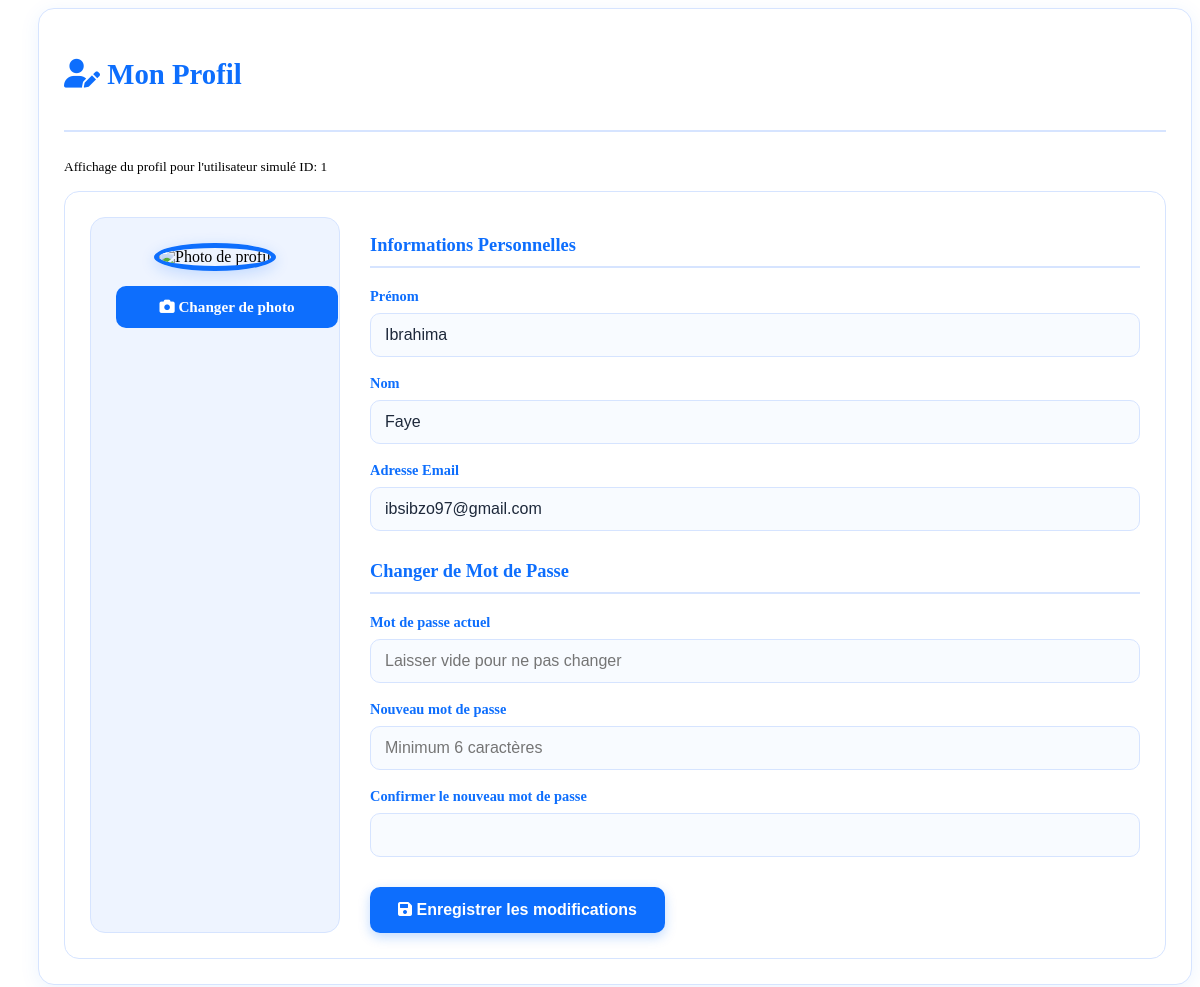
The page /dashboard/etudiant/profil.php on the database its author committed.
### tables this page shows
CREATE TABLE IF NOT EXISTS `utilisateurs` (
  `id` int NOT NULL AUTO_INCREMENT,
  `nom` varchar(100) DEFAULT NULL,
  `prenom` varchar(100) DEFAULT NULL,
  `email` varchar(100) DEFAULT NULL,
  `mot_de_passe` varchar(255) DEFAULT NULL,
  `role` enum('admin','etudiant','enseignant') DEFAULT NULL,
  `photo` varchar(255) DEFAULT NULL,
  `date_inscription` datetime DEFAULT CURRENT_TIMESTAMP,
  PRIMARY KEY (`id`),
  UNIQUE KEY `email` (`email`)
);

### dashboard/etudiant/profil.php (the view, shortened to what this page needs)
<?php
$database = new Database();
$conn = $database->connect();
function get_user_profile_data($db_conn, $id_utilisateur) {
    $stmt = $db_conn->prepare("
        SELECT u.id as utilisateur_id, u.nom, u.prenom, u.email, u.photo, u.role,
               e.id as etudiant_id, e.matricule, e.id_classe,
               c.nom_classe, c.niveau,
               f.nom_filiere
        FROM utilisateurs u
        LEFT JOIN etudiants e ON u.id = e.id_utilisateur AND u.role = 'etudiant'
        LEFT JOIN classes c ON e.id_classe = c.id
        LEFT JOIN filieres f ON c.id_filiere = f.id
        WHERE u.id = :id_utilisateur
    ");
    $stmt->bindParam(':id_utilisateur', $id_utilisateur, PDO::PARAM_INT);
    $stmt->execute();
    return $stmt->fetch(PDO::FETCH_ASSOC);
}
$profile_data = get_user_profile_data($conn, SIMULATED_UTILISATEUR_ID_PROFIL);
?>
<!DOCTYPE html>
<html lang="fr">
<head>
    <link rel="stylesheet" href="../../assets/css/style.css">
    <link rel="stylesheet" href="https://cdnjs.cloudflare.com/ajax/libs/font-awesome/6.0.0-beta3/css/all.min.css">
</head>
<body>
    <div class="dashboard-container">
        <div class="main-wrapper">
            <main class="content-area">
                <div class="main-column" style="width: 100%;">
                     <div class="page-container">
                        <div class="page-header">
                            <h2><i class="fas fa-user-edit"></i> Mon Profil</h2>
                        </div>
                        <p><small>Affichage du profil pour l'utilisateur simulé ID: <?php echo SIMULATED_UTILISATEUR_ID_PROFIL; ?></small></p>
                        <?php if ($profile_data): ?>
                        <form action="profil.php" method="POST" enctype="multipart/form-data" class="profile-form">
                            <div class="profile-grid">
                                <div class="profile-avatar-section">
                                    <img src="<?php echo !empty($profile_data['photo']) ? '../../uploads/profiles/' . htmlspecialchars($profile_data['photo']) : '../../assets/images/default_avatar.png'; ?>" alt="Photo de profil">
                                    <label for="profile_photo_input" class="change-photo-btn">
                                        <i class="fas fa-camera"></i> Changer de photo
                                    </label>
                                </div>
                                <div class="profile-details-section">
                                    <div class="form-section">
                                        <h3>Informations Personnelles</h3>
                                        <div class="form-group">
                                            <label for="prenom">Prénom</label>
                                            <input type="text" id="prenom" name="prenom" value="<?php echo htmlspecialchars($profile_data['prenom']); ?>" required>
                                        </div>
                                        <div class="form-group">
                                            <label for="nom">Nom</label>
                                            <input type="text" id="nom" name="nom" value="<?php echo htmlspecialchars($profile_data['nom']); ?>" required>
                                        </div>
                                        <div class="form-group">
                                            <label for="email">Adresse Email</label>
                                            <input type="email" id="email" name="email" value="<?php echo htmlspecialchars($profile_data['email']); ?>" required>
                                        </div>
                                    </div>
                                    <div class="form-section">
                                        <h3>Changer de Mot de Passe</h3>
                                        <div class="form-group">
                                            <label for="current_password">Mot de passe actuel</label>
                                            <input type="password" id="current_password" name="current_password" placeholder="Laisser vide pour ne pas changer">
                                        </div>
                                        <div class="form-group">
                                            <label for="new_password">Nouveau mot de passe</label>
                                            <input type="password" id="new_password" name="new_password" placeholder="Minimum 6 caractères">
                                        </div>
                                        <div class="form-group">
                                            <label for="confirm_password">Confirmer le nouveau mot de passe</label>
                                            <input type="password" id="confirm_password" name="confirm_password">
                                        </div>
                                    </div>
                                    <button type="submit" name="update_profile" class="btn-update-profile"><i class="fas fa-save"></i> Enregistrer les modifications</button>
                                </div>
                            </div>
                        </form>
                        <?php else: ?>
                            <p>Impossible de charger les données du profil.</p>
                        <?php endif; ?>
                    </div>
                </div>
            </main>
        </div>
    </div>
</body>
</html>

### dashboard/etudiant/profil.php (style rules this page uses)
.page-container { background:#FFFFFF; padding:25px; border-radius:16px; border:1px solid #D6E4FF; box-shadow:0 4px 20px rgba(13,110,253,.08); margin-left:30px; }
.page-header { margin-bottom:25px; padding-bottom:15px; border-bottom:2px solid #D6E4FF; }
.page-header h2 { color:#0D6EFD; font-size:1.8rem; font-weight:700; }
.profile-grid { display:grid; grid-template-columns:250px 1fr; gap:30px; }
.profile-avatar-section { text-align:center; background:#EEF4FF; padding:25px; border-radius:15px; border:1px solid #D6E4FF; }
.profile-avatar-section img { width:180px; height:180px; border-radius:50%; object-fit:cover; margin-bottom:15px; border:5px solid #0D6EFD; box-shadow:0 4px 15px rgba(13,110,253,.20); }
.profile-avatar-section .change-photo-btn { display:block; width:100%; padding:12px; background:#0D6EFD; border:none; color:white; border-radius:10px; cursor:pointer; font-size:.95rem; font-weight:600; transition:.3s; }
.profile-form { background:#FFFFFF; padding:25px; border-radius:15px; border:1px solid #D6E4FF; }
.profile-form .form-section { margin-bottom:30px; }
.profile-form .form-section h3 { font-size:1.15rem; color:#0D6EFD; margin-bottom:20px; padding-bottom:10px; border-bottom:2px solid #D6E4FF; }
.profile-form .form-group { margin-bottom:18px; }
.profile-form label { display:block; margin-bottom:8px; font-weight:600; font-size:.9rem; color:#0D6EFD; }
.profile-form input[type="text"], .profile-form input[type="email"], .profile-form input[type="password"], .profile-form select { width:100%; padding:12px 14px; border-radius:10px; border:1px solid #D6E4FF; background:#F8FBFF; color:#1E293B; font-size:1rem; box-sizing:border-box; transition:.3s; }
.profile-form .btn-update-profile { background:#0D6EFD; color:white; padding:14px 28px; border:none; border-radius:10px; font-size:1rem; font-weight:600; cursor:pointer; transition:.3s; box-shadow:0 4px 12px rgba(13,110,253,.25); }

### rows shown on the page
utilisateurs: prenom "Ibrahima", nom "Faye", email "ibsibzo97@gmail.com"

### other values the page prints
SIMULATED_UTILISATEUR_ID_PROFIL "1"
